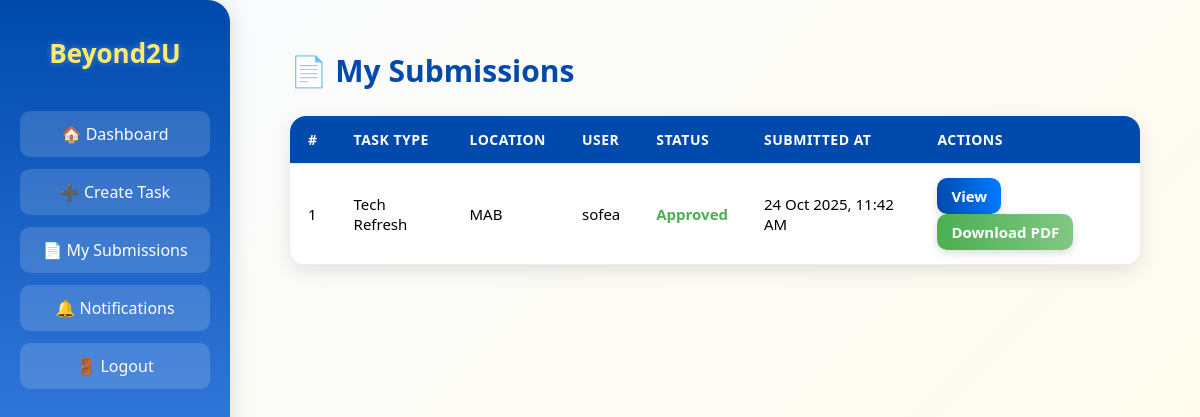
Before: /beyond2u/dashboard/systemengineer/my_submissions/ (signed in) with the older database file.
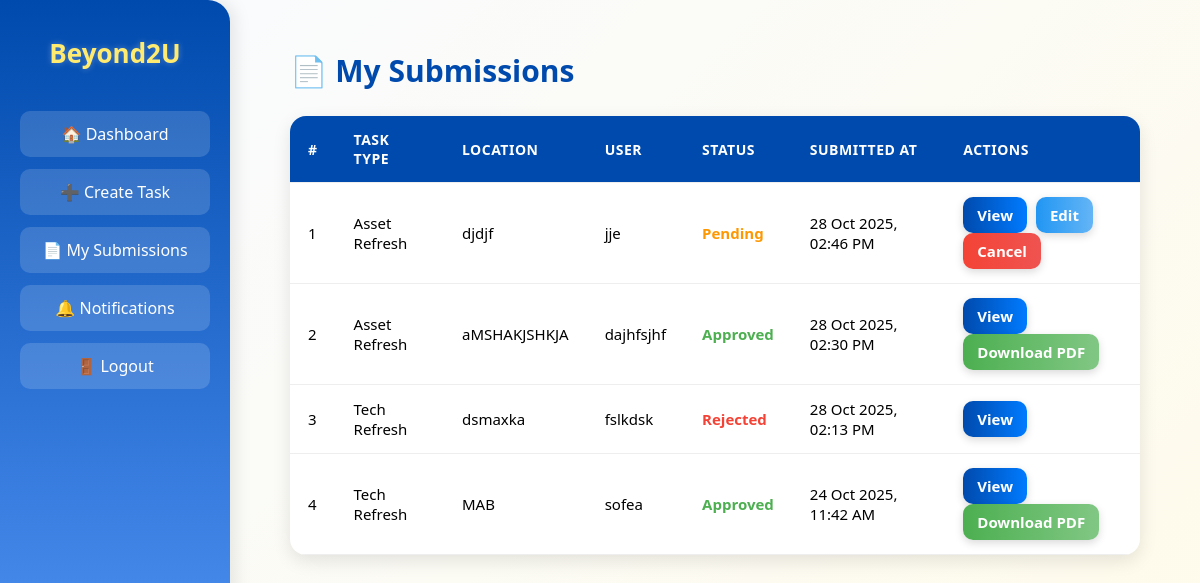
After: the same page with the newer database file.
### inventorySystem/models.py (models this page shows, shortened)
class Request(models.Model):
    TYPE_CHOICES = [
        ('Asset Refresh', 'Asset Refresh'),
        ('Parts Upgrade', 'Parts Upgrade'),
        ('Tech Refresh', 'Tech Refresh'),
    ]
    STATUS_CHOICES = [
        ('Pending', 'Pending'),
        ('Approved', 'Approved'),
        ('Rejected', 'Rejected'),
    ]
    FORMAT_STATUS_CHOICES = [
        ('Formatted', 'Formatted'),
        ('Not Formatted', 'Not Formatted'),
    ]
    UPLOAD_STATUS_CHOICES = [
        ('Uploaded', 'Uploaded'),
        ('Not Yet', 'Not Yet'),
    ]
    engineer = models.ForeignKey(settings.AUTH_USER_MODEL, on_delete=models.CASCADE)
    type = models.CharField(max_length=50, choices=TYPE_CHOICES)
    location = models.CharField(max_length=100)
    user = models.CharField(max_length=100)
    old_barcode = models.CharField(max_length=100, blank=True, null=True)
    new_barcode = models.CharField(max_length=100, blank=True, null=True)
    old_serial = models.CharField(max_length=100, blank=True, null=True)
    new_serial = models.CharField(max_length=100, blank=True, null=True)
    old_ip = models.GenericIPAddressField(blank=True, null=True)
    new_ip = models.GenericIPAddressField(blank=True, null=True)
    new_mac = models.CharField(max_length=50, blank=True, null=True)
    old_hostname = models.CharField(max_length=100, blank=True, null=True)
    new_hostname = models.CharField(max_length=100, blank=True, null=True)
    start_time = models.DateTimeField(blank=True, null=True)
    end_time = models.DateTimeField(blank=True, null=True)
    rescheduled_date = models.DateField(blank=True, null=True)
    status = models.CharField(max_length=20, choices=STATUS_CHOICES, default='Pending')
    format_status = models.CharField(max_length=20, choices=FORMAT_STATUS_CHOICES, blank=True, null=True)
    upload_status = models.CharField(max_length=20, choices=UPLOAD_STATUS_CHOICES, default='Not Yet')
    reason_not_formatted = models.TextField(blank=True, null=True)
    reason_not_uploaded = models.TextField(blank=True, null=True)
    remarks = models.TextField(blank=True, null=True)
    proof = models.FileField(upload_to='proofs/', blank=True, null=True)
    assigned_approver = models.ForeignKey(
        settings.AUTH_USER_MODEL,
        related_name='approver_requests',
        on_delete=models.SET_NULL,
        null=True,
        blank=True
    )
    created_at = models.DateTimeField(auto_now_add=True)
    updated_at = models.DateTimeField(auto_now=True)

### inventorySystem/views.py (the view)
# urls.py: path('dashboard/systemengineer/my_submissions/', views.my_submissions, name='my_submissions'),
@login_required
def my_submissions(request):
    submissions = Request.objects.filter(engineer=request.user).order_by('-created_at')
    return render(request, 'my_submissions.html', {'submissions': submissions})

### inventorySystem/templates/my_submissions.html (shortened to what this page needs)
<!DOCTYPE html>
<html lang="en">
<head>
</head>
<body>
  <div class="sidebar">
    <h2>Beyond2U</h2>
    <a href="{% url 'systemengineer_dashboard' %}">🏠 Dashboard</a>
    <a href="{% url 'create_task' %}">➕ Create Task</a>
    <a href="{% url 'my_submissions' %}">📄 My Submissions</a>
    <a href="{% url 'notifications' %}">🔔 Notifications</a>
    <a href="{% url 'logout' %}">🚪 Logout</a>
  </div>
  <div class="content">
    <h1>📄 My Submissions</h1>
    {% if submissions %}
    <table>
      <tr>
        <th>#</th>
        <th>Task Type</th>
        <th>Location</th>
        <th>User</th>
        <th>Status</th>
        <th>Submitted At</th>
        <th>Actions</th>
      </tr>
      {% for task in submissions %}
      <tr>
        <td>{{ forloop.counter }}</td>
        <td>{{ task.type }}</td>
        <td>{{ task.location }}</td>
        <td>{{ task.user }}</td>
        <td>
          {% if task.status == "Pending" %}
            <span class="status-pending">{{ task.status }}</span>
          {% elif task.status == "Approved" %}
            <span class="status-approved">{{ task.status }}</span>
          {% elif task.status == "Rejected" %}
            <span class="status-rejected">{{ task.status }}</span>
          {% elif task.status == "Cancelled" %}
            <span class="status-cancelled">{{ task.status }}</span>
          {% endif %}
        </td>
        <td>{{ task.created_at|date:"d M Y, h:i A" }}</td>
        <td>
          <a href="{% url 'task_detail' 'request' task.id %}" class="btn btn-view">View</a>
          {% if task.status == "Pending" %}
            <a href="{% url 'edit_task' task.id %}" class="btn btn-edit">Edit</a>
            <a href="{% url 'cancel_task' task.id %}" class="btn btn-cancel"
               onclick="return confirm('Are you sure you want to cancel this task?');">
               Cancel
            </a>
          {% elif task.status == "Approved" %}
            <a href="{% url 'download_task_pdf' task.id %}" class="btn btn-download">Download PDF</a>
          {% endif %}
        </td>
      </tr>
      {% endfor %}
    </table>
    {% else %}
      <div class="empty-msg">No submissions yet.</div>
    {% endif %}
  </div>
</body>
</html>

Changed rows visible on the page:
added Request: type "Asset Refresh", location "djdjf", user "jje", status "Pending", created_at "28 Oct 2025, 02:46 PM", shows "Edit"
added Request: type "Asset Refresh", location "aMSHAKJSHKJA", user "dajhfsjhf", status "Approved", created_at "28 Oct 2025, 02:30 PM", shows "Download PDF"
added Request: type "Tech Refresh", location "dsmaxka", user "fslkdsk", status "Rejected", created_at "28 Oct 2025, 02:13 PM"
